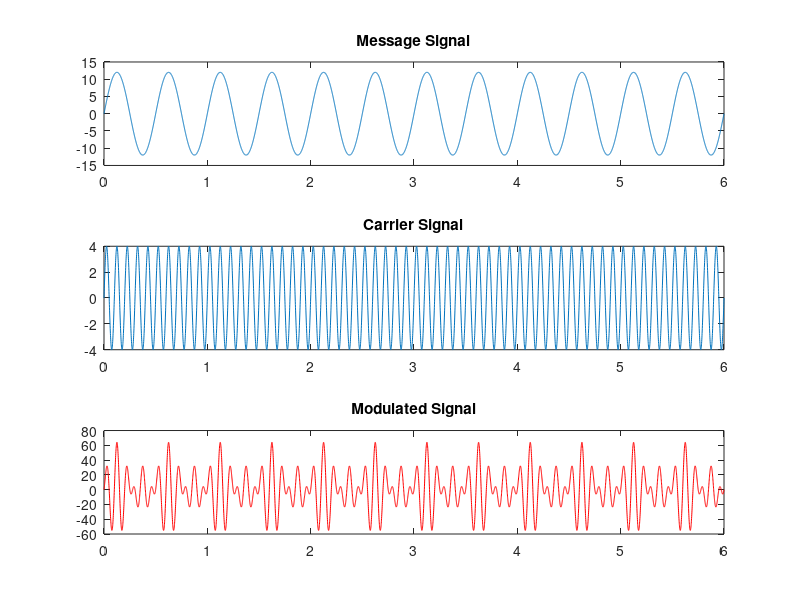

Write the MATLAB code that produced this figure.
t = 0:0.001:6;
Am=12
% .* element by element multiplication
Ym = Am.*sin(2*pi*2*t); % mistake 1` instead of *. ,paste .*
subplot(3, 1, 1); % 3 rows ,1 column ,third parameter is the index of the current axe
plot(t, Ym)
title ("Message Signal");
Ac=4
Yc = Ac.*sin (2*pi*10*t);
subplot(3, 1, 2);
plot(t, Yc) % mistake 2 ,it should be Yc not yc
title ('Carrier Signal');
z= (Ac + Ym).*Yc;

% placing 4 is not a mistake  as the code will
% run amoothly but there will be no third plot
subplot(3, 1, 3); % mistake 3,the mistake is that inplace of 4 there should be 1
plot(t, z, 'r');
title ('Modulated Signal');
